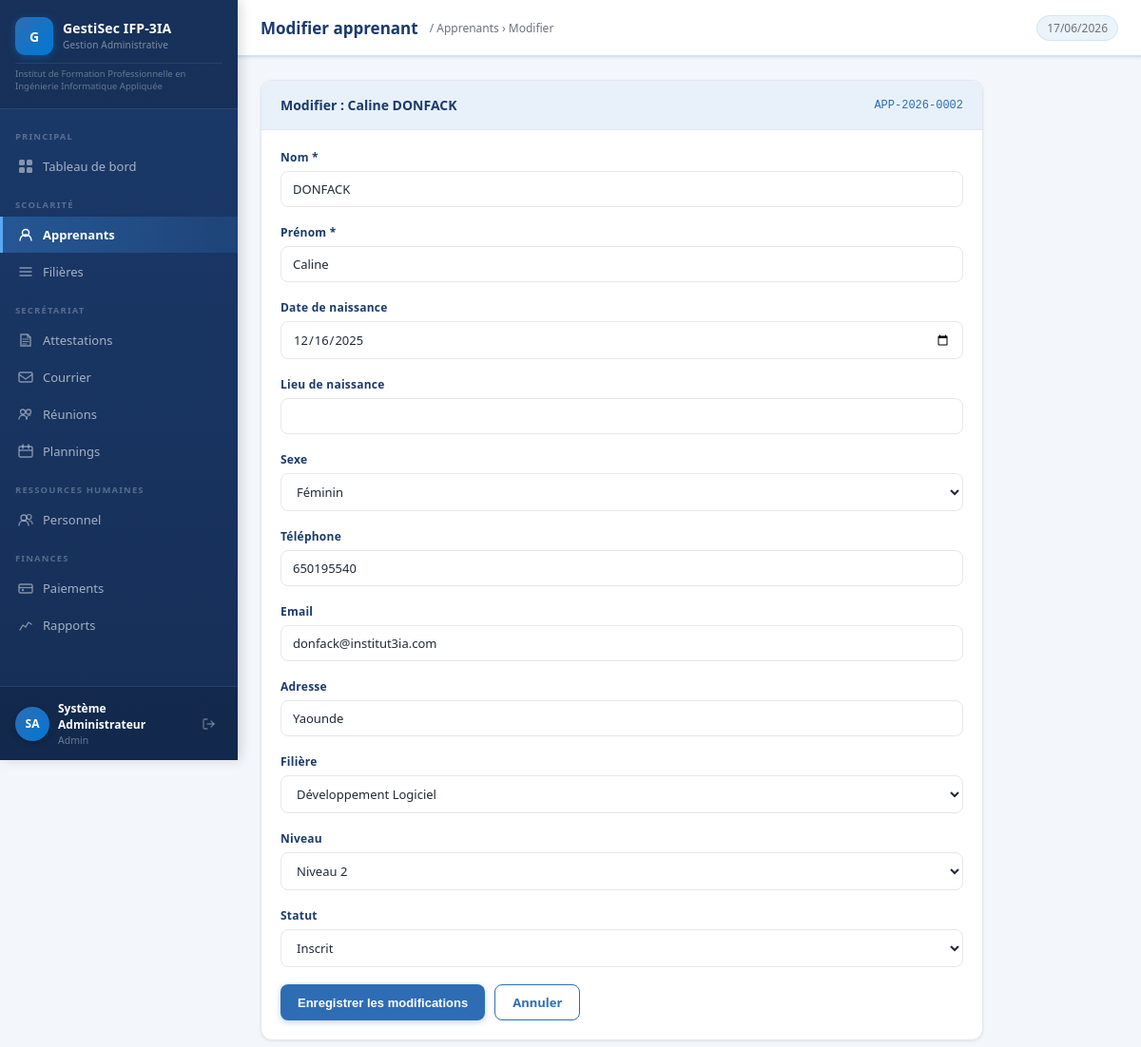
The page /modules/apprenants/edit.php?id=2 (signed in) on the database its author committed.
### tables this page shows
CREATE TABLE `apprenants` (
  `id` int(11) NOT NULL,
  `matricule` varchar(30) NOT NULL,
  `nom` varchar(100) NOT NULL,
  `prenom` varchar(100) NOT NULL,
  `date_naissance` date DEFAULT NULL,
  `sexe` enum('M','F') DEFAULT 'M',
  `telephone` varchar(20) DEFAULT NULL,
  `email` varchar(150) DEFAULT NULL,
  `adresse` text DEFAULT NULL,
  `filiere_id` int(11) DEFAULT NULL,
  `niveau` varchar(20) DEFAULT '1',
  `statut` enum('inscrit','suspendu','diplome','abandonne') DEFAULT 'inscrit',
  `date_inscription` date DEFAULT curdate(),
  `photo` varchar(255) DEFAULT NULL,
  `created_at` datetime DEFAULT current_timestamp(),
  `lieu_naissance` varchar(255) DEFAULT NULL
);

CREATE TABLE `filieres` (
  `id` int(11) NOT NULL,
  `code` varchar(20) NOT NULL,
  `nom` varchar(150) NOT NULL,
  `duree` int(11) NOT NULL COMMENT 'durée en mois',
  `cout` decimal(12,2) NOT NULL DEFAULT 0.00
);

### includes/auth.php (called while the page is built, shortened)
<?php
function clean(string $val): string {
    return htmlspecialchars(trim($val), ENT_QUOTES, 'UTF-8');
}

### modules/apprenants/edit.php (the view, shortened to what this page needs)
<?php
require_once __DIR__ . '/../../includes/auth.php';
$db = getDB();
$id = (int)($_GET['id'] ?? 0);
$apprenant = $db->prepare("SELECT * FROM apprenants WHERE id=?");
$apprenant->execute([$id]);
$apprenant = $apprenant->fetch();
$breadcrumb = '<a href="index.php">Apprenants</a> › Modifier';
$filieres   = $db->query("SELECT * FROM filieres ORDER BY nom")->fetchAll();
require_once __DIR__ . '/../../includes/header.php';
?>
<div style="max-width:760px">
<div class="card">
  <div class="card-header">
    <h2>Modifier : <?= clean($apprenant['prenom'].' '.$apprenant['nom']) ?></h2>
    <code style="font-size:12px;color:var(--blue-mid)"><?= clean($apprenant['matricule']) ?></code>
  </div>
  <div class="card-body">
    <form method="POST">
      <div class="form-grid-2">
        <div class="form-group">
          <label class="form-label">Nom *</label>
          <input type="text" name="nom" class="form-control" value="<?= clean($apprenant['nom']) ?>" required>
        </div>
        <div class="form-group">
          <label class="form-label">Prénom *</label>
          <input type="text" name="prenom" class="form-control" value="<?= clean($apprenant['prenom']) ?>" required>
        </div>
      </div>
      <div class="form-grid-2">
        <div class="form-group">
          <label class="form-label">Date de naissance</label>
          <input type="date" name="date_naissance" class="form-control" value="<?= $apprenant['date_naissance'] ?>">
        </div>
        <div class="form-group">
          <label class="form-label">Lieu de naissance</label>
          <input type="text" name="lieu_naissance" class="form-control" value="<?= clean($apprenant['lieu_naissance'] ?? '') ?>">
        </div>
      </div>
      <div class="form-grid-2">
        <div class="form-group">
          <label class="form-label">Sexe</label>
          <select name="sexe" class="form-control">
            <option value="F" <?= $apprenant['sexe']==='F'?'selected':'' ?>>Féminin</option>
          </select>
        </div>
        <div class="form-group">
          <label class="form-label">Téléphone</label>
          <input type="text" name="telephone" class="form-control" value="<?= clean($apprenant['telephone']) ?>">
        </div>
      </div>
      <div class="form-group">
        <label class="form-label">Email</label>
        <input type="email" name="email" class="form-control" value="<?= clean($apprenant['email']) ?>">
      </div>
      <div class="form-group">
        <label class="form-label">Adresse</label>
        <input type="text" name="adresse" class="form-control" value="<?= clean($apprenant['adresse']) ?>">
      </div>
      <div class="form-grid-3">
        <div class="form-group">
          <label class="form-label">Filière</label>
          <select name="filiere_id" class="form-control">
            <?php foreach ($filieres as $f): ?>
            <option value="<?= $f['id'] ?>" <?= $apprenant['filiere_id']==$f['id']?'selected':'' ?>><?= clean($f['nom']) ?></option>
            <?php endforeach; ?>
          </select>
        </div>
        <div class="form-group">
          <label class="form-label">Niveau</label>
          <select name="niveau" class="form-control">
            <?php foreach(['1','2','3'] as $n): ?>
            <option value="<?= $n ?>" <?= $apprenant['niveau']==$n?'selected':'' ?>>Niveau <?= $n ?></option>
            <?php endforeach; ?>
          </select>
        </div>
        <div class="form-group">
          <label class="form-label">Statut</label>
          <select name="statut" class="form-control">
            <?php foreach(['inscrit','suspendu','diplome','abandonne'] as $s): ?>
            <option value="<?= $s ?>" <?= $apprenant['statut']===$s?'selected':'' ?>><?= ucfirst($s) ?></option>
            <?php endforeach; ?>
          </select>
        </div>
      </div>
      <div style="display:flex;gap:10px;margin-top:8px">
        <button type="submit" class="btn btn-primary">Enregistrer les modifications</button>
        <a href="index.php" class="btn btn-outline">Annuler</a>
      </div>
    </form>
  </div>
</div>
</div>
<?php require_once __DIR__ . '/../../includes/footer.php'; ?>

### assets/css/style.css (style rules this page uses)
*, *::before, *::after { box-sizing: border-box; margin: 0; padding: 0; }
:root { --blue-dark: #1B3A6B; --blue-mid: #2E6DB4; --blue-accent: #0078D4; --blue-light: #D0E4F7; --blue-pale: #EBF3FB; --blue-stripe: #E8F1FA; --gray-dark: #1F2937; --gray-mid: #6B7280; --gray-light: #E5E7EB; --gray-pale: #F3F6FB; --white: #FFFFFF; --red: #B91C1C; --green: #15803D; --orange: #C2410C; --yellow: #B45309; --sidebar-w: 250px; --topbar-h: 60px; --radius: 8px; --radius-lg: 12px; --shadow-sm: 0 1px 3px rgba(0,0,0,.08); --shadow: 0 2px 8px rgba(0,0,0,.10); --shadow-lg: 0 4px 16px rgba(0,0,0,.12); }
body { font-family: 'Segoe UI', Arial, sans-serif; font-size: 14px; color: var(--gray-dark); background: var(--gray-pale); }
a { text-decoration: none; color: inherit; }
.card { background: var(--white); border-radius: var(--radius-lg); box-shadow: var(--shadow-sm); border: 1px solid var(--gray-light); overflow: hidden; }
.card-header { padding: 16px 20px; border-bottom: 1px solid var(--gray-light); display: flex; align-items: center; justify-content: space-between; background: var(--blue-stripe); }
.card-body { padding: 20px; }
.btn { display: inline-flex; align-items: center; gap: 6px; padding: 9px 18px; border-radius: var(--radius); font-size: 13px; font-weight: 600; cursor: pointer; border: none; transition: all .15s; white-space: nowrap; }
.btn-primary { background: var(--blue-mid); color: #fff; box-shadow: 0 2px 6px rgba(46,109,180,.3); }
.form-group { margin-bottom: 18px; }
.form-label { display: block; font-size: 12px; font-weight: 600; color: var(--blue-dark); margin-bottom: 6px; letter-spacing: .02em; }
.form-control { width: 100%; padding: 9px 12px; border: 1.5px solid var(--gray-light); border-radius: var(--radius); font-size: 13px; color: var(--gray-dark); background: var(--white); transition: border-color .15s, box-shadow .15s; font-family: inherit; }
.form-control::placeholder { color: var(--gray-mid); }
select.form-control { cursor: pointer; }
.btn-outline { background: transparent; color: #2E6DB4; border: 1.5px solid #2E6DB4; }
.card-header h2 { font-size: 14px; font-weight: 700; color: #1B3A6B; margin: 0; }

### rows shown on the page
apprenants: prenom+nom "Caline DONFACK", matricule "APP-2026-0002", nom "DONFACK", prenom "Caline", date_naissance "12/16/2025", sexe "Féminin", telephone "650195540", email "donfack@institut3ia.com", adresse "Yaounde", filiere_id "Développement Logiciel", niveau "Niveau 2", statut "Inscrit"

### other values the page prints
APP_NAME "GestiSec IFP-3IA"
APP_FULL_NAME "Institut de Formation Professionnelle en Ingénierie Informatique Appliquée"
substr($user['prenom'],0,1).substr($user['nom'],0,1) "SA"
$user['prenom'] "Système"
$user['nom'] "Administrateur"
$user['role'] "Admin"
$pageTitle "Modifier apprenant"
